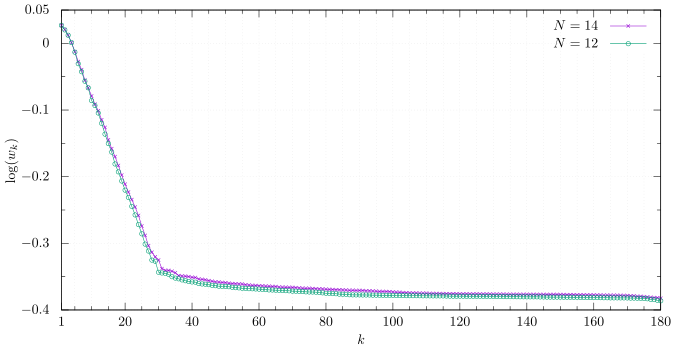

The script that saved this image:
unset multiplot
reset
load 'moreland.gp'
eval setdef('tex','0')

output='phase-space-svd-logw'
if (tex == 1) {
  set lmargin at screen 0
  set rmargin at screen 1
  set bmargin at screen 0
  set tmargin at screen 1
  set term lua tikz standalone createstyle size 6in,3in  #fontscale 0.6
  set output output.'.tex'
}

fn='phase_space_svd'
dat14=fn.'_14_d.dat'
dat12 = fn.'_d.dat'
M=180
#load par

###
# do stuff

set xlabel '$k$'
set ylabel '$\log(w_k)$'
set xrange [1:]
set yrange [-0.4:0.05]
set ytics -0.4,0.1,0
set mytics 2
set ytics add (0.05)
set xtics 0,20
set mxtics 4
set xtics add (1)
set grid xtics mxtics ytics
set key spacing 2
#set yrange [-0.05:1]
#set ytics 0,0.1,1
#set grid xtics ytics mytics

#set logscale y
p dat14 u ($0 + 1):(log(($1)**2) / M) w linesp pt 2 tit '$N=14$', \
  dat12 u ($0 + 1):(log(($1)**2) / M) w linesp pt 6 tit '$N=12$'
#p dat u ($0 + 1):((($1)**2) / M) w linesp pt 2 notit

#
###

if (tex == 1){
  unset output
  set term wxt
  build = buildtex(output)
  print '"eval build" to build and preview'
} else {
  #print "press enter to continue"
  #pause -1
}
